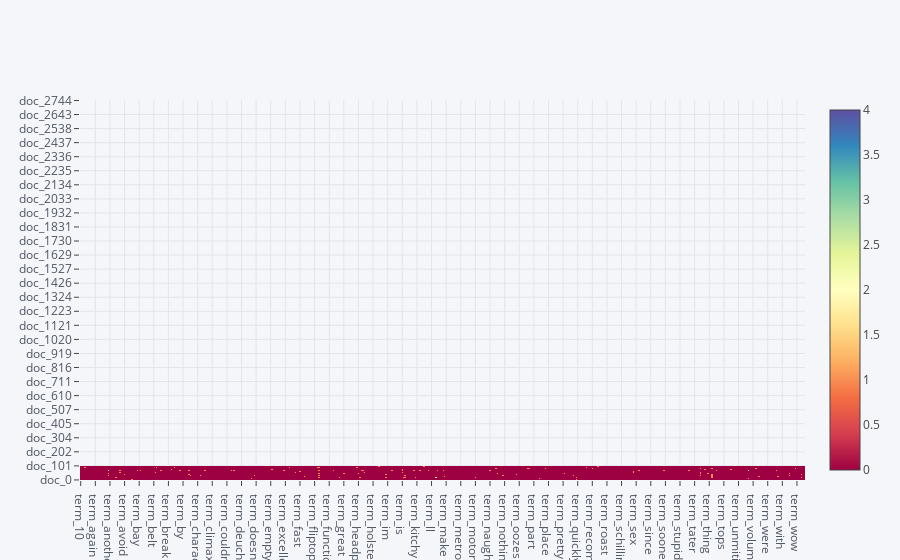

The cell this chart's notebook holds for it:
### Markdown cell above
#### Exercise 3

### Code cell
X_sample = X.sample(n=100)
X_sample_counts = count_vect.fit_transform(X_sample.sentence)
plot_x = ["term_"+str(i) for i in count_vect.get_feature_names()[0:]]
plot_y = ["doc_"+ str(i) for i in list(X.index)[0:]]
plot_z = X_sample_counts[0:, 0:].toarray()
offline.iplot(ta.plot_heat_map(plot_x, plot_y, plot_z))

### Figure 1 — Plotly figure (JSON) as saved in the notebook; plotly's stock layout.template omitted (floating-point values rounded to 4 significant figures; data arrays with more than 128 entries replaced by an {"elided": "..."} marker saying what was removed)
{"data": [{"colorscale": [[0, "rgb(158,1,66)"], [0.1, "rgb(213,62,79)"], [0.2, "rgb(244,109,67)"], [0.3, "rgb(253,174,97)"], [0.4, "rgb(254,224,139)"], [0.5, "rgb(255,255,191)"], [0.6, "rgb(230,245,152)"], [0.7, "rgb(171,221,164)"], [0.8, "rgb(102,194,165)"], [0.9, "rgb(50,136,189)"], [1, "rgb(94,79,162)"]], "type": "heatmap", "x": {"elided": "496 str values"}, "y": {"elided": "2731 str values"}, "z": {"elided": "100x496 int values"}}], "layout": {"legend": {"bgcolor": "#F5F6F9", "font": {"color": "#4D5663"}}, "paper_bgcolor": "#F5F6F9", "plot_bgcolor": "#F5F6F9", "xaxis1": {"gridcolor": "#E1E5ED", "tickfont": {"color": "#4D5663"}, "title": "", "titlefont": {"color": "#4D5663"}, "zerolinecolor": "#E1E5ED"}, "yaxis1": {"gridcolor": "#E1E5ED", "tickfont": {"color": "#4D5663"}, "title": "", "titlefont": {"color": "#4D5663"}, "zeroline": false, "zerolinecolor": "#E1E5ED"}}}
